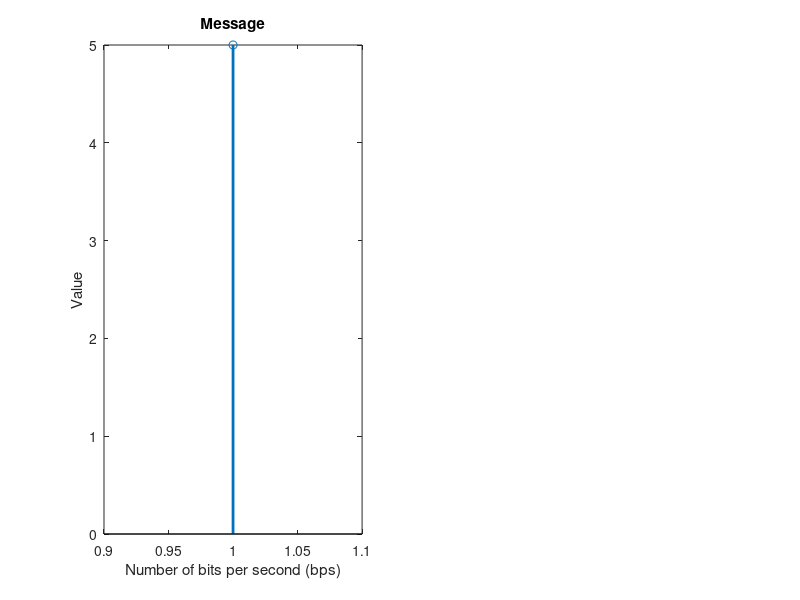

Here is the MATLAB script that generated this plot: (Note: this script raises an error after producing the figure.)
clc
clear all
% taking input message from user
message = input('Enter binary data with spaces eg: [1 1 0 0 1] : ');
f_one = 1; % frequency of sinusoid for binary-1
fs = 1000; % sampling frequency
t = [0:1/fs:1]; % time duration for 1-pulse
x = sin(2*pi*f_one*t); % sinusoid for binary-1
y = zeros(1,length(t)); % Zero level signal for binary-0
% generating timing vector
tim = t;
for(i=1:length(message)-1)
tim = [tim i+t];
end
% creating ASK signal
ask_sig = [];
for i=1:length(message)
if(message(i) == 0)
ask_sig = [ask_sig y];
else
ask_sig = [ask_sig x];
end
end
% plotting ASK signal w.r.t timing vector
figure;
subplot(121);
stem(message, 'linewidth', 2);
title('Message');
xlabel('Number of bits per second (bps)');
ylabel('Value');
axis([1 length(message) -0.5 1.5]);
grid on;
subplot(122);
plot(tim(1,1:(length(message)*fs)),ask_sig(1,1:(length(message)*fs)),'linewidth', 1.5);
title('ASK Signal');
xlabel(' Number of bits per second (bps)');
ylabel('Signal level');
axis([0 length(message) -1.5 1.5]);
grid on;